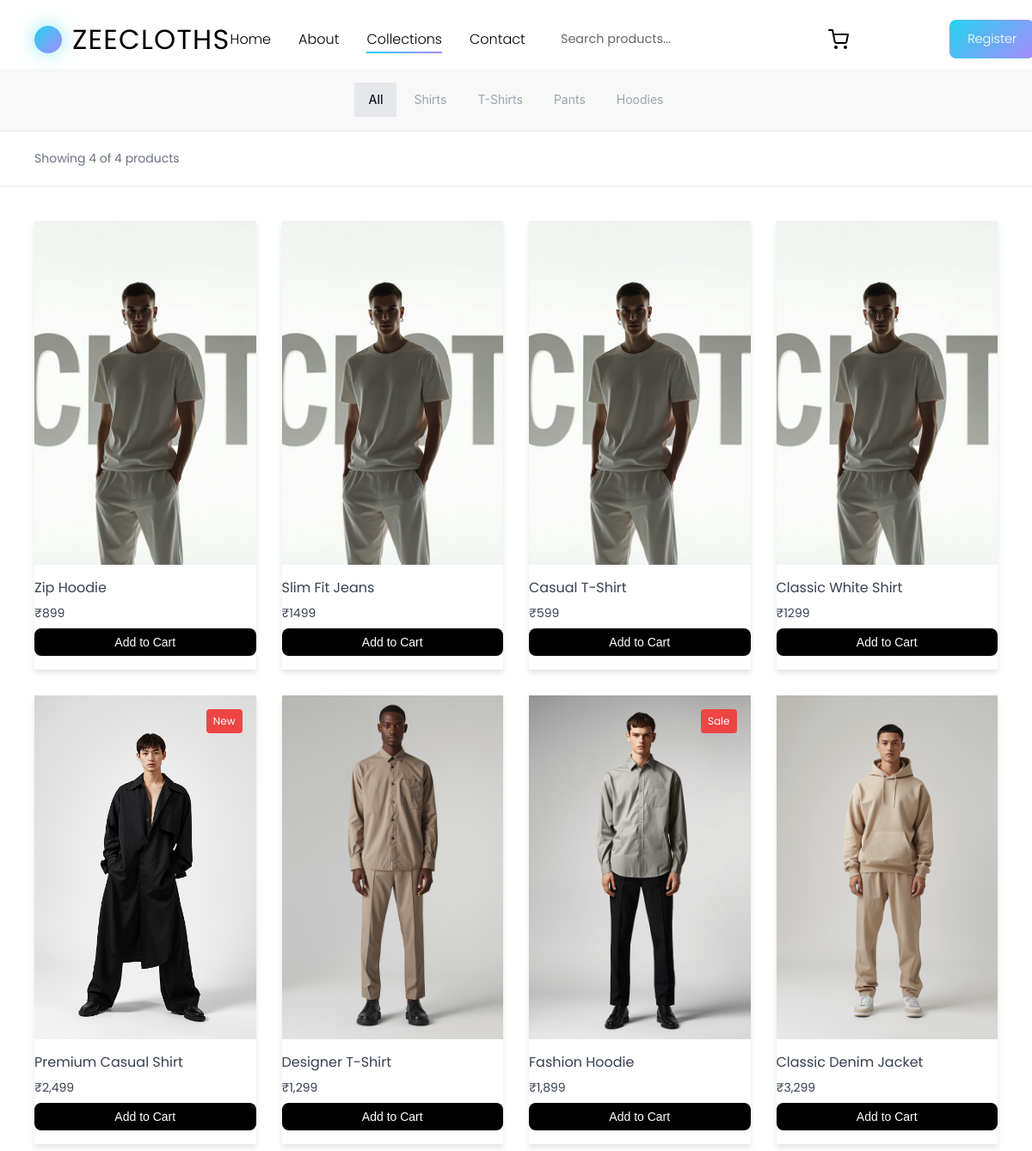
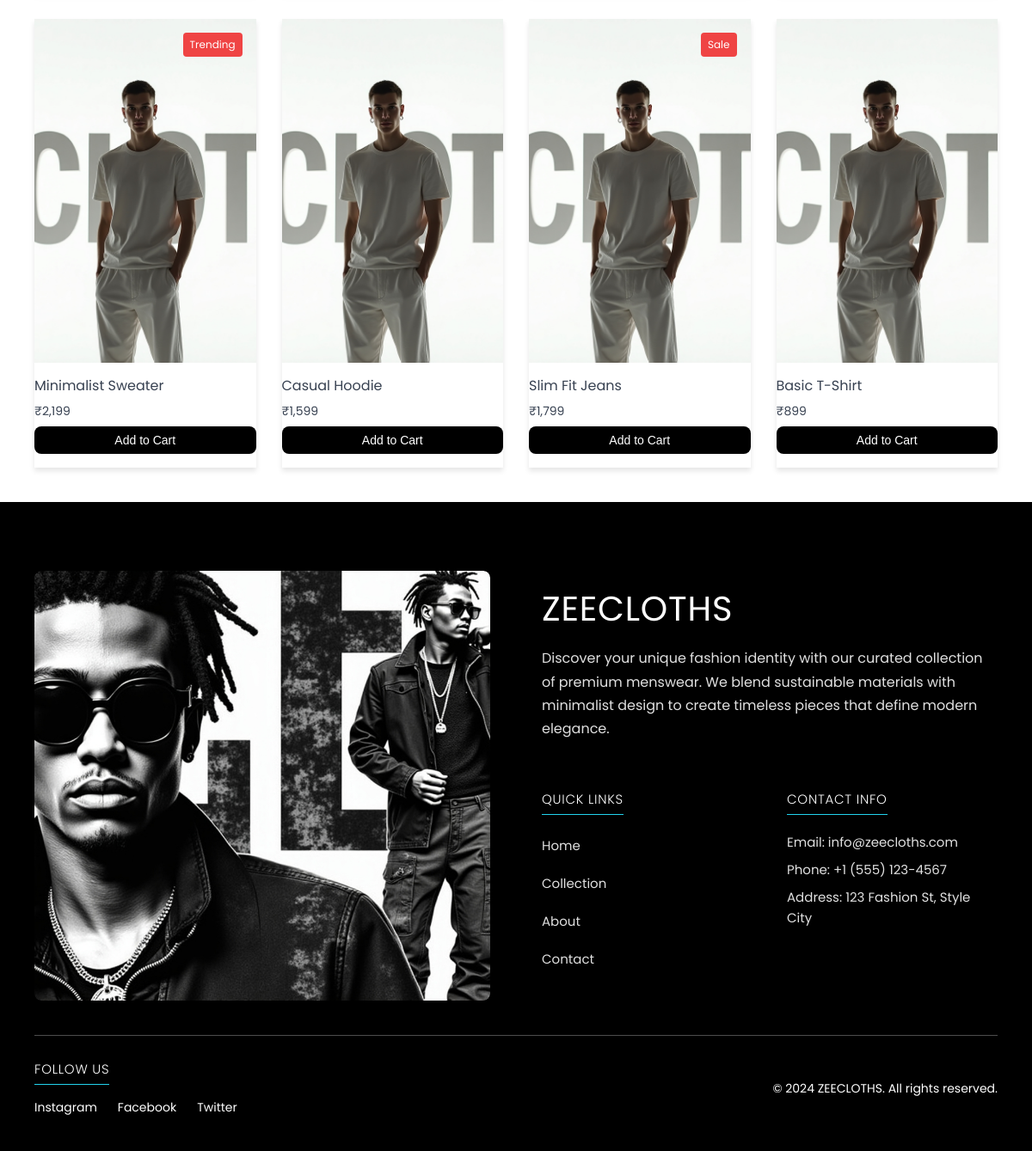
Page /shop on the committed database (2 pictures, top to bottom).
### models.py (models this page shows)
class Category(db.Model):
    id = db.Column(db.Integer, primary_key=True)
    name = db.Column(db.String(50), nullable=False)
    description = db.Column(db.Text)
    image_url = db.Column(db.String(200))
    products = db.relationship('Product', backref='category', lazy=True)

class Product(db.Model):
    id = db.Column(db.Integer, primary_key=True)
    name = db.Column(db.String(100), nullable=False)
    description = db.Column(db.Text)
    price = db.Column(db.Float, nullable=False)
    stock = db.Column(db.Integer, default=0)
    image_url = db.Column(db.String(200))
    sizes = db.Column(db.String(200))  # JSON string of available sizes
    colors = db.Column(db.String(200))  # JSON string of available colors
    category_id = db.Column(db.Integer, db.ForeignKey('category.id'), nullable=False)
    created_at = db.Column(db.DateTime, default=datetime.utcnow)
    order_items = db.relationship('OrderItem', backref='product', lazy=True)

### routes/shop_routes.py (the view, shortened to what this page needs)
@shop_bp.route('/shop')
def shop():
    page = request.args.get('page', 1, type=int)
    category_id = request.args.get('category', type=int)
    search = request.args.get('search', '')
    sort_by = request.args.get('sort', '')
    min_price = request.args.get('min_price', type=float)
    max_price = request.args.get('max_price', type=float)
    query = Product.query
    if category_id:
        query = query.filter(Product.category_id == category_id)
    if min_price is not None:
        query = query.filter(Product.price >= min_price)
    if max_price is not None:
        query = query.filter(Product.price <= max_price)
    if sort_by == 'name':
        query = query.order_by(Product.name.asc())
    elif sort_by == 'price_low':
        query = query.order_by(Product.price.asc())
    elif sort_by == 'price_high':
        query = query.order_by(Product.price.desc())
    elif sort_by == 'newest':
        query = query.order_by(Product.id.desc())
    else:
        query = query.order_by(Product.id.desc())
    per_page = 12
    products = query.paginate(
        page=page,
        per_page=per_page,
        error_out=False
    )
    categories = Category.query.all()
    return render_template('shop.html',
                         products=products,
                         categories=categories,
                         current_category=category_id,
                         search=search,
                         sort_by=sort_by,
                         min_price=min_price,
                         max_price=max_price)

### templates/shop.html (shortened to what this page needs)
{% extends "base.html" %}
{% block content %}
<main class="collection-main">
  <div class="filter-bar">
    <div class="filter-container">
      <button class="filter-btn active" data-category="all">All</button>
      {% for category in categories %}
      <button class="filter-btn" data-category="{{ category.id }}">{{ category.name }}</button>
      {% endfor %}
    </div>
  </div>
  <div class="results-info">
    <p>Showing {{ products.items|length }} of {{ products.total }} products</p>
  </div>
  <div class="collection-grid">
    <div class="discover-grid" id="products-grid">
      {% for product in products.items %}
      <div class="discover-item">
        <div class="discover-image">
        </div>
        <div class="product-info">
          <h3 class="product-name">{{ product.name }}</h3>
          <p class="product-price">₹{{ "%.0f"|format(product.price) }}</p>
          <button class="btn btn-primary add-to-cart-btn" data-product-id="{{ product.id }}">
            Add to Cart
          </button>
        </div>
      </div>
      {% endfor %}
      <div class="discover-item">
        <div class="discover-image">
          <div class="product-badge">New</div>
        </div>
        <div class="product-info">
          <h3 class="product-name">Premium Casual Shirt</h3>
          <p class="product-price">₹2,499</p>
          <button class="btn btn-primary add-to-cart-btn" onclick="showNotification('This is a demo product. Please browse our actual collection!', 'info')">
            Add to Cart
          </button>
        </div>
      </div>
      <div class="discover-item">
        <div class="discover-image">
        </div>
        <div class="product-info">
          <h3 class="product-name">Designer T-Shirt</h3>
          <p class="product-price">₹1,299</p>
          <button class="btn btn-primary add-to-cart-btn" onclick="showNotification('This is a demo product. Please browse our actual collection!', 'info')">
            Add to Cart
          </button>
        </div>
      </div>
      <div class="discover-item">
        <div class="discover-image">
          <div class="product-badge">Sale</div>
        </div>
        <div class="product-info">
          <h3 class="product-name">Fashion Hoodie</h3>
          <p class="product-price">₹1,899</p>
          <button class="btn btn-primary add-to-cart-btn" onclick="showNotification('This is a demo product. Please browse our actual collection!', 'info')">
            Add to Cart
          </button>
        </div>
      </div>
      <div class="discover-item">
        <div class="discover-image">
        </div>
        <div class="product-info">
          <h3 class="product-name">Classic Denim Jacket</h3>
          <p class="product-price">₹3,299</p>
          <button class="btn btn-primary add-to-cart-btn" onclick="showNotification('This is a demo product. Please browse our actual collection!', 'info')">
            Add to Cart
          </button>
        </div>
      </div>
      <div class="discover-item">
        <div class="discover-image">
          <div class="product-badge">Trending</div>
        </div>
        <div class="product-info">
          <h3 class="product-name">Minimalist Sweater</h3>
          <p class="product-price">₹2,199</p>
          <button class="btn btn-primary add-to-cart-btn" onclick="showNotification('This is a demo product. Please browse our actual collection!', 'info')">
            Add to Cart
          </button>
        </div>
      </div>
      <div class="discover-item">
        <div class="discover-image">
        </div>
        <div class="product-info">
          <h3 class="product-name">Casual Hoodie</h3>
          <p class="product-price">₹1,599</p>
          <button class="btn btn-primary add-to-cart-btn" onclick="showNotification('This is a demo product. Please browse our actual collection!', 'info')">
            Add to Cart
          </button>
        </div>
      </div>
      <div class="discover-item">
        <div class="discover-image">
          <div class="product-badge">Sale</div>
        </div>
        <div class="product-info">
          <h3 class="product-name">Slim Fit Jeans</h3>
          <p class="product-price">₹1,799</p>
          <button class="btn btn-primary add-to-cart-btn" onclick="showNotification('This is a demo product. Please browse our actual collection!', 'info')">
            Add to Cart
          </button>
        </div>
      </div>
      <div class="discover-item">
        <div class="discover-image">
        </div>
        <div class="product-info">
          <h3 class="product-name">Basic T-Shirt</h3>
          <p class="product-price">₹899</p>
          <button class="btn btn-primary add-to-cart-btn" onclick="showNotification('This is a demo product. Please browse our actual collection!', 'info')">
            Add to Cart
          </button>
        </div>
      </div>
    </div>
  </div>
</main>
{% endblock %}

### static/css/styles.css (style rules this page uses)
* { margin: 0; padding: 0; box-sizing: border-box; }
body { font-family: 'Poppins', sans-serif; line-height: 1.6; color: #333; background: #ffffff; overflow-x: hidden; }
h1, h2, h3, h4, h5, h6 { font-weight: 400; line-height: 1.2; margin-bottom: 1rem; }
h3 { font-size: 2rem; }
p { margin-bottom: 1rem; line-height: 1.7; }
.btn { display: inline-block; padding: 12px 24px; background: #22d3ee; color: #ffffff; border: none; border-radius: 8px; font-weight: 300; cursor: pointer; transition: all 0.3s ease; text-decoration: none; font-size: 1rem; }
.product-badge { position: absolute; top: 16px; right: 16px; background: #ef4444; color: #ffffff; padding: 4px 8px; font-size: 12px; font-weight: 400; border-radius: 4px; z-index: 3; }
.add-to-cart-btn { background: #000000; color: #ffffff; border: none; padding: 8px 16px; font-size: 14px; font-weight: 300; cursor: pointer; transition: all 0.3s ease; margin-top: 8px; width: 100%; }
.discover-item { background: #ffffff; border-radius: 0; overflow: hidden; transition: all 0.3s ease; cursor: pointer; box-shadow: 0 4px 6px rgba(0, 0, 0, 0.1); }
.discover-image { position: relative; width: 100%; height: 400px; overflow: hidden; }
.collection-grid { padding: 40px; max-width: 1400px; margin: 0 auto; background: #ffffff; }
.discover-grid { display: grid; grid-template-columns: repeat(4, 1fr); gap: 30px; width: 100%; }

### templates/shop.html (style rules this page uses)
.product-info { padding: 16px 0; text-align: left; }
.product-name { font-size: 16px; font-weight: 400; color: #374151; margin: 0 0 8px 0; line-height: 1.4; }
.product-price { font-size: 14px; font-weight: 400; color: #374151; margin: 0; line-height: 1.4; }
.filter-bar { position: relative; width: 100%; background: #f8f8f8; padding: 16px 0; z-index: 3; border-bottom: 1px solid #e5e5e5; }
.filter-container { max-width: 1200px; margin: 0 auto; padding: 0 40px; display: flex; justify-content: center; align-items: center; gap: 0; flex-wrap: nowrap; }
.filter-btn { padding: 10px 16px; background: transparent; border: none; border-radius: 0; color: #9ca3af; font-family: -apple-system, BlinkMacSystemFont, 'Segoe UI', Roboto, 'Helvetica Neue', Arial, sans-serif; font-size: 14px; font-weight: 400; cursor: pointer; transition: all 0.2s ease; white-space: nowrap; margin: 0 2px; line-height: 1.4; }
.filter-btn.active { background: #e5e7eb; color: #111827; font-weight: 500; }
.results-info { padding: 20px 40px; background: #ffffff; border-bottom: 1px solid #e5e5e5; }
.results-info p { margin: 0; font-size: 14px; color: #6b7280; }

### rows in the picture
Category: name "Shirts"
Category: name "T-Shirts"
Category: name "Pants"
Category: name "Hoodies"
Product: name "Zip Hoodie", price "899"
Product: name "Slim Fit Jeans", price "1499"
Product: name "Casual T-Shirt", price "599"
Product: name "Classic White Shirt", price "1299"

### other values in the picture
{{ products.items|length }} "4"
{{ products.total }} "4"
